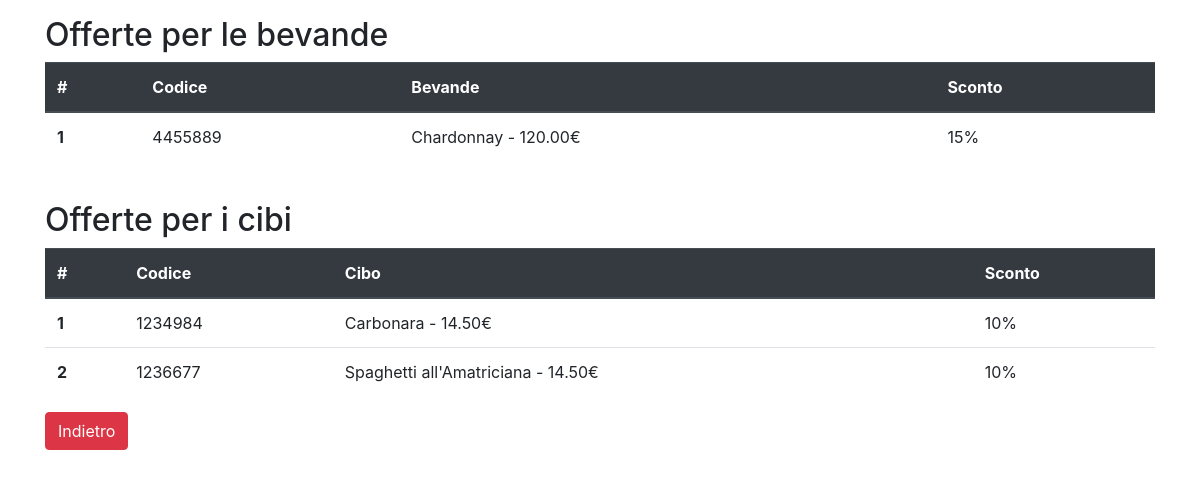
The app's page /offers/ (signed in) with its own data.
### offers/models.py (models this page shows, shortened)
class Offer(models.Model):
    code = models.CharField(max_length=7, unique=True)
    discount = models.PositiveIntegerField(default=10, help_text="Inserire l'ammontare dello sconto senza percentuale!",
                                           validators=[MinValueValidator(1), MaxValueValidator(100)])
    class Meta:
        abstract = True

class OfferDrink(Offer):
    drink = models.ForeignKey(Drink, on_delete=models.CASCADE)

class OfferFood(Offer):
    food = models.ForeignKey(Food, on_delete=models.CASCADE)

### products/models.py (models this page shows, shortened)
class Product(models.Model):
    image = models.ImageField(null=True, blank=True, upload_to='dishes')
    name = models.CharField(max_length=80)
    description = models.TextField(null=True, blank=True)
    price = models.DecimalField(max_digits=10, decimal_places=2)
    class Meta:
        abstract = True
    def __str__(self):
        return f"{self.name} - {self.price}€"

class Drink(Product):
    litri = models.DecimalField(max_digits=10, decimal_places=2)

class Food(Product):
    ingredients = models.ManyToManyField(Ingredient)

### offers/views.py (the view)
# urls.py: path('', offer_list, name='offers-list'),
@login_required
def offer_list(request):
    food = OfferFood.objects.all()
    drink = OfferDrink.objects.all()
    context = {
        'food': food,
        'drink': drink,
    }
    return render(request, 'offers/offers_list.html', context)

### offers/templates/offers/offers_list.html (shortened to what this page needs)
{% extends 'base.html' %}
{% load crispy_forms_tags %}
{% block content %}
    <h2>Offerte per le bevande</h2>
    {% if drink.count == 0 %}
        <h4><em>Non ci sono offerte per le bevande!</em></h4>
        <br>
    {% else %}
    <table class="table">
  <thead class="thead-dark">
    <tr>
      <th scope="col">#</th>
      <th scope="col">Codice</th>
      <th scope="col">Bevande</th>
      <th scope="col">Sconto</th>
    </tr>
  </thead>
  <tbody>
        {% for d in drink %}
             <tr>
                <th scope="row">{{ forloop.counter }}</th>
                <td>{{ d.code }}</td>
                <td>{{ d.drink }}</td>
                <td>{{ d.discount }}%</td>
             </tr>
        {% endfor %}
  </tbody>
</table>
        <br>
    {% endif %}
    <h2>Offerte per i cibi</h2>
    {% if food.count == 0 %}
        <h4>Non ci sono offerte per i cibi!</h4>
    {% else %}
    <table class="table">
  <thead class="thead-dark">
    <tr>
      <th scope="col">#</th>
      <th scope="col">Codice</th>
      <th scope="col">Cibo</th>
      <th scope="col">Sconto</th>
    </tr>
  </thead>
  <tbody>
        {% for f in food %}
             <tr>
                <th scope="row">{{ forloop.counter }}</th>
                <td>{{ f.code }}</td>
                <td>{{ f.food }}</td>
                <td>{{ f.discount }}%</td>
             </tr>
        {% endfor %}
  </tbody>
</table>
    {% endif %}
    <button type="button" class="btn btn-danger" onclick="location.href='{% url 'home' %}'"
                id="reservation-button">Indietro</button>
{% endblock %}

### records on screen
OfferDrink: code "4455889", drink "Chardonnay - 120.00€", discount "15"
OfferFood: code "1234984", food "Carbonara - 14.50€", discount "10"
OfferFood: code "1236677", food "Spaghetti all'Amatriciana - 14.50€", discount "10"
